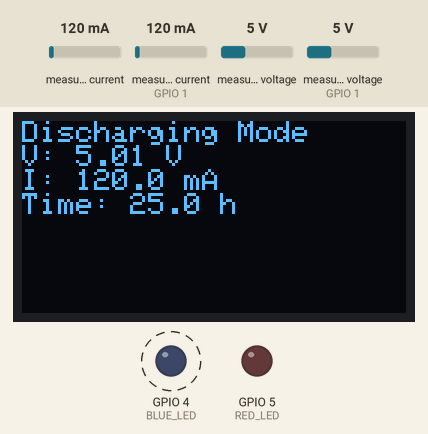
Simulated run of this sketch. Board: ESP32-C3. Shown: 128×64 one-colour display, output pins drawn as LEDs (lit = HIGH). Dashed ring = blinking. The test bench sets the inputs (shaded band); at power-on: measured voltage 5 V, measured current 120 mA, measured current (sensor on GPIO 1) 120 mA, measured voltage (sensor on GPIO 1) 5 V. What the sketch prints to the serial monitor is not drawn.

Above: at 3.3 s.
3.4 s: measured voltage (sensor 0) set to 4 V
At 4.86 s:
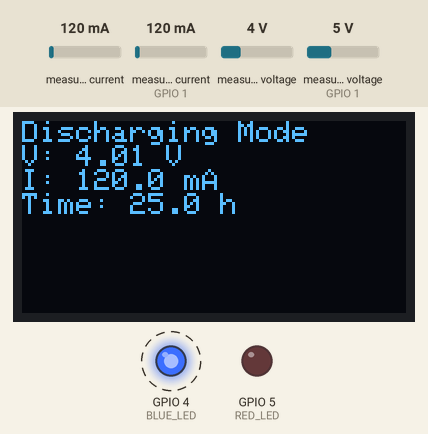
5.6 s: measured voltage (sensor 0) set to 3.4 V
At 7.2 s:
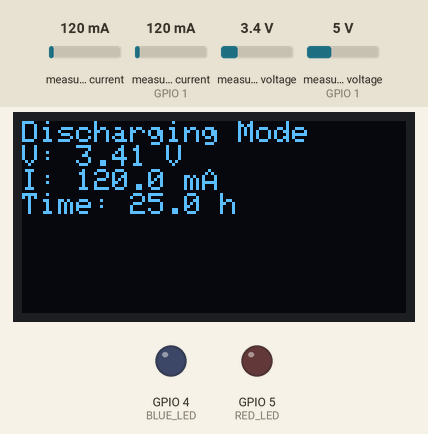
7.6 s: measured current (sensor 0) set to 40 mA
At 8.7 s:
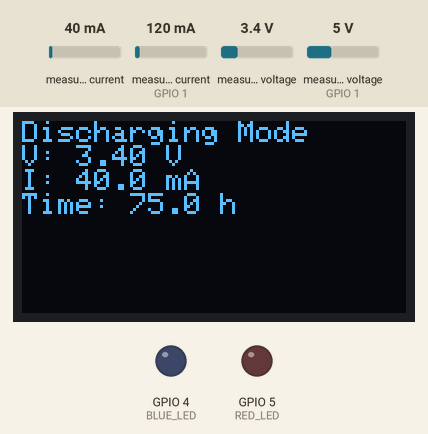
9.6 s: measured current (sensor 0) set to 500 mA
At 11.4 s:
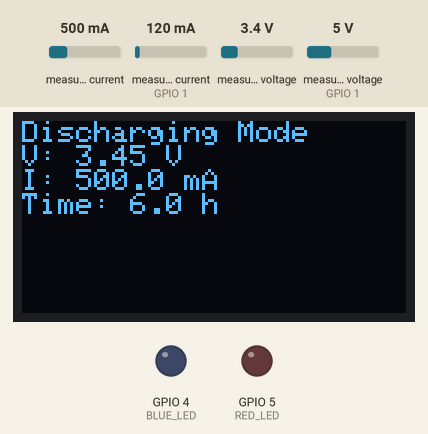
Timing chart, 0 to 12.6 s (numbered marks = the images above; inputs shaded):
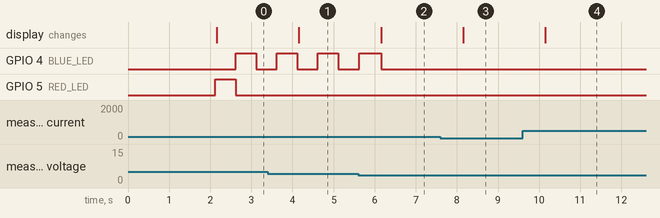

Measured:
- the behaviour switches between 3.7 and 3.6 V on measured voltage (sensor 0) (found by bisection; images 1 and 2)
- after the input at 3.4 s, the display: changes after 0.75 s (image 1)
- after the input at 5.6 s, GPIO 4 (BLUE_LED): goes on until 6.2 s, then stays LOW; the display: changes after 0.55 s (image 2)
- after the input at 7.6 s, the display: changes after 0.55 s (image 3)
- after the input at 9.6 s, the display: changes after 0.55 s (image 4)
- by itself, GPIO 4 (BLUE_LED): alternates HIGH for 0.50 s and LOW for 0.50 s

The sketch:

working_with_alerts.ino
```cpp
#include <WiFi.h>
#include <WebServer.h>
#include <Wire.h>
#include <Adafruit_INA219.h>
#include <Adafruit_SSD1306.h>
#include <ArduinoJson.h>

// Wi-Fi AP credentials
const char* ssid = "ESP32C3_EnergyMonitor";
const char* password = "password123";

// Web server on port 80
WebServer server(80);

// OLED configuration
#define SCREEN_WIDTH 128
#define SCREEN_HEIGHT 64
#define OLED_RESET -1
Adafruit_SSD1306 display(SCREEN_WIDTH, SCREEN_HEIGHT, &Wire, OLED_RESET);

// INA219 instances
Adafruit_INA219 ina219_load(0x40);   // Discharging sensor
Adafruit_INA219 ina219_charge(0x41); // Charging sensor

// LED pins
#define BLUE_LED 4  // Blue LED on GPIO4
#define RED_LED 5   // Red LED on GPIO5

// Battery and timing variables
float capacity_mAh = 3000.0; // Initial capacity
unsigned long lastMillis = 0;
unsigned long lastBlinkMillis = 0;
float battery_V = 0.0, load_current_mA = 0.0, charge_current_mA = 0.0;
float remaining_time_h = 0.0;
String mode = "Idle";
bool blueLedState = false;
bool redLedState = false;

void handleRoot() {
  StaticJsonDocument<200> doc;
  doc["battery_V"] = battery_V;
  doc["load_I_mA"] = load_current_mA;
  doc["charge_I_mA"] = charge_current_mA;
  doc["capacity_mAh"] = capacity_mAh;
  doc["remaining_time_h"] = remaining_time_h;
  doc["mode"] = mode;

  String json;
  serializeJson(doc, json);
  server.send(200, "application/json", json);
}

void setup() {
  Serial.begin(115200);
  Serial.println("Setup started");
  while (!Serial) { delay(1); }

  // Initialize LED pins
  pinMode(BLUE_LED, OUTPUT);
  pinMode(RED_LED, OUTPUT);
  digitalWrite(BLUE_LED, LOW);
  digitalWrite(RED_LED, LOW);
  Serial.println("LED pins initialized");

  // Initialize I2C on GPIO6 (SDA), GPIO7 (SCL)
  Wire.begin(6, 7);
  Serial.println("I2C initialized");

  // Initialize INA219 for discharging
  if (!ina219_load.begin()) {
    Serial.println("Failed to find INA219 at 0x40 (Load)");
    while (1) { delay(10); }
  }
  Serial.println("INA219 Load initialized");

  // Initialize INA219 for charging
  if (!ina219_charge.begin()) {
    Serial.println("Failed to find INA219 at 0x41 (Charge)");
    while (1) { delay(10); }
  }
  Serial.println("INA219 Charge initialized");

  // Initialize OLED (address 0x3C)
  if (!display.begin(SSD1306_SWITCHCAPVCC, 0x3C)) {
    Serial.println(F("SSD1306 allocation failed"));
    while (1) { delay(10); }
  }
  Serial.println("OLED initialized");

  // Display startup message
  display.clearDisplay();
  display.setTextSize(1);
  display.setTextColor(SSD1306_WHITE);
  display.setCursor(0, 0);
  display.println("ESP32-C3 Energy Monitor");
  display.println("SSID: ESP32C3_EnergyMonitor");
  display.println("IP: 192.168.4.1");
  display.display();
  delay(2000);

  // Set up Wi-Fi AP
  WiFi.softAP(ssid, password, 1); // Channel 1
  IPAddress IP = WiFi.softAPIP();
  Serial.print("AP IP address: ");
  Serial.println(IP);
  if (IP == IPAddress(0, 0, 0, 0)) {
    Serial.println("Wi-Fi AP failed to start");
  } else {
    Serial.println("Wi-Fi AP started successfully");
  }

  // Start web server
  server.on("/", handleRoot);
  server.begin();
  Serial.println("Web server started at http://192.168.4.1");

  // Log pin configuration
  Serial.println("Pin Configuration (ESP32-C3):");
  Serial.println("Charging:");
  Serial.println("  ESP32-C3 VIN: TP4056 OUT+ (via Switch)");
  Serial.println("  TP4056 IN+: USB 5V");
  Serial.println("  TP4056 OUT+: Switch Input");
  Serial.println("  INA219(0x41) VIN+: Switch Output");
  Serial.println("  INA219(0x41) VIN-: Battery+, TP4056 B+");
  Serial.println("  INA219(0x41) A0: 3V3, A1: GND");
  Serial.println("  I2C: GPIO6 (SDA), GPIO7 (SCL)");
  Serial.println("Discharging:");
  Serial.println("  ESP32-C3 VIN: Battery+ (or USB for testing)");
  Serial.println("  INA219(0x40) VIN+: Battery+");
  Serial.println("  INA219(0x40) VIN-: Load+");
  Serial.println("  Load-: GND");
  Serial.println("  I2C: GPIO6 (SDA), GPIO7 (SCL)");
  Serial.println("LEDs:");
  Serial.println("  Blue LED: GPIO4");
  Serial.println("  Red LED: GPIO5");
  Serial.println("Common:");
  Serial.println("  ESP32-C3 3V3: INA219 VCC, OLED VCC");
  Serial.println("  OLED SDA: GPIO6, SCL: GPIO7");
  Serial.println("Data Format: battery_V, load_I_mA, charge_I_mA, capacity_mAh, remaining_time_h, mode");
}

void loop() {
  server.handleClient();

  unsigned long currentMillis = millis();

  // Handle LED blinking every 500ms
  if (currentMillis - lastBlinkMillis >= 500) {
    lastBlinkMillis = currentMillis;

    // Check voltage thresholds for blinking LEDs
    if (battery_V > 3.7) {
      blueLedState = !blueLedState; // Toggle blue LED
      digitalWrite(BLUE_LED, blueLedState ? HIGH : LOW);
      digitalWrite(RED_LED, LOW); // Ensure red LED is off
      redLedState = false;
      Serial.println("Blue LED blinking (V > 3.7)");
    } else if (battery_V < 3.4) {
      redLedState = !redLedState; // Toggle red LED
      digitalWrite(RED_LED, redLedState ? HIGH : LOW);
      digitalWrite(BLUE_LED, LOW); // Ensure blue LED is off
      blueLedState = false;
      Serial.println("Red LED blinking (V < 3.4)");
    } else {
      digitalWrite(BLUE_LED, LOW);
      digitalWrite(RED_LED, LOW);
      blueLedState = false;
      redLedState = false;
      Serial.println("LEDs off (3.4 <= V <= 3.7)");
    }
  }

  if (currentMillis - lastMillis >= 2000) {
    lastMillis = currentMillis;
    float delta_t = 2.0 / 3600.0; // Convert seconds to hours for capacity calculation

    // Read discharging data
    float shunt_load_mV = ina219_load.getShuntVoltage_mV();
    float bus_load_V = ina219_load.getBusVoltage_V();
    load_current_mA = ina219_load.getCurrent_mA();
    battery_V = bus_load_V + (shunt_load_mV / 1000.0);

    // Read charging data
    float shunt_charge_mV = ina219_charge.getShuntVoltage_mV();
    float bus_charge_V = ina219_charge.getBusVoltage_V();
    charge_current_mA = ina219_charge.getCurrent_mA();

    // Mode detection
    bool isDischarging = (load_current_mA > 5.0);
    bool isCharging = (!isDischarging && charge_current_mA > 0.2);
    mode = isCharging ? "Charging" : isDischarging ? "Discharging" : "Idle";

    // Update capacity
    if (isCharging) {
      capacity_mAh += (charge_current_mA * delta_t);
      if (capacity_mAh > 5000.0) capacity_mAh = 5000.0;
    } else if (isDischarging) {
      capacity_mAh -= (load_current_mA * delta_t);
      if (capacity_mAh < 0.0) capacity_mAh = 0.0;
    }

    // Calculate remaining time
    remaining_time_h = (load_current_mA > 0 && isDischarging) ? capacity_mAh / load_current_mA : 0.0;

    // Update OLED display
    display.clearDisplay();
    display.setTextSize(1);
    display.setTextColor(SSD1306_WHITE);
    display.setCursor(0, 0);
    if (isCharging) {
      display.println("Charging Mode");
      display.print("V: ");
      display.print(battery_V, 2);
      display.println(" V");
      display.print("I: ");
      display.print(charge_current_mA, 1);
      display.println(" mA");
      display.print("Cap: ");
      display.print((int)capacity_mAh);
      display.println(" mAh");
    } else if (isDischarging) {
      display.println("Discharging Mode");
      display.print("V: ");
      display.print(battery_V, 2);
      display.println(" V");
      display.print("I: ");
      display.print(load_current_mA, 1);
      display.println(" mA");
      display.print("Time: ");
      display.print(remaining_time_h, 1);
      display.println(" h");
    } else {
      display.println("Idle Mode");
      display.print("V: ");
      display.print(battery_V, 2);
      display.println(" V");
      display.print("Charge I: ");
      display.print(charge_current_mA, 2);
      display.println(" mA");
      display.print("Cap: ");
      display.print((int)capacity_mAh);
      display.println(" mAh");
    }
    display.display();

    // Serial output for debugging
    Serial.print("Data: ");
    Serial.print(battery_V, 2);
    Serial.print(" V | ");
    Serial.print(load_current_mA, 2);
    Serial.print(" mA | ");
    Serial.print(charge_current_mA, 2);
    Serial.print(" mA | ");
    Serial.print(capacity_mAh, 2);
    Serial.print(" mAh | ");
    Serial.print(remaining_time_h, 2);
    Serial.print(" h | ");
    Serial.println(mode);
  }
}
```
